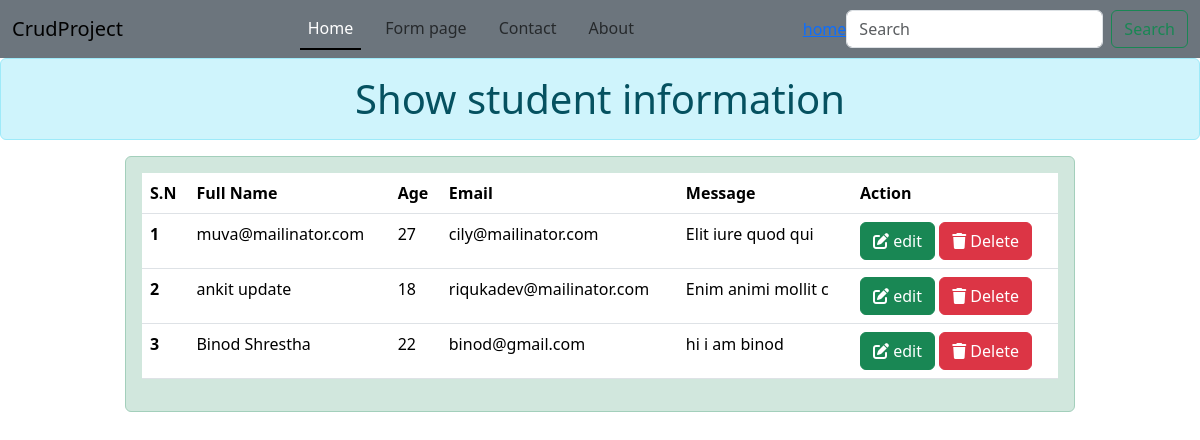
The page / on the database its author committed.
### crud_app/models.py (models this page shows)
class Student(models.Model):
    name=models.CharField(max_length=200,validators=[MinLengthValidator(5)])
    age=models.IntegerField()
    email=models.EmailField(unique=True)
    message=models.TextField()
    isdelete=models.BooleanField(default=False)

### crud_app/views.py (the view)
# urls.py: path("",home,name="home"),
def home(request):
   data=Student.objects.filter(isdelete=False)
   return render(request,'crud_app/home.html',{'data':data})

### crud_app/templates/crud_app/home.html (shortened to what this page needs)
{% extends "base.html" %}
{% block content %}
<h1 class="text-center alert alert-info">Show student information</h1>
<div class="container">
   <div class="row">
       <div class="col-10 mx-auto alert alert-success">
           <table class="table">
               <thead>
                 <tr>
                   <th scope="col">S.N</th>
                   <th scope="col">Full Name</th>
                   <th scope="col">Age</th>
                   <th scope="col">Email</th>
                   <th>Message</th>
                   <th>Action</th>
                 </tr>
               </thead>
               <tbody>
                {% for i in data %}
                 <tr>
                   <th scope="row">{{forloop.counter}}</th>
                   <td>{{i.name}}</td>
                   <td>{{i.age}}</td>
                   <td>{{i.email}}</td>
                   <td>{{i.message}}</td>
                   <td>
                    <a href="{% url 'edit' i.id %}"><button class="btn btn-success"><i class="fa-solid fa-pen-to-square"></i> edit</button></a>
                    <a href="{% url 'delete_data' i.id %}"><button class="btn btn-danger"><i class="fa-solid fa-trash"></i> Delete</button></a>
                   </td>
                 </tr>
                 {% endfor %}
               </tbody>
             </table>
       </div>
   </div>
</div>
{% endblock content %}

### crud_app/templates/base.html (shortened to what this page needs)
<!DOCTYPE html>
<html lang="en">
<head>
    <link href="https://cdn.jsdelivr.net/npm/bootstrap@5.3.3/dist/css/bootstrap.min.css" rel="stylesheet">
    <link rel="stylesheet" href="https://cdnjs.cloudflare.com/ajax/libs/font-awesome/6.7.2/css/all.min.css" />
</head>
<body>
    <nav class="navbar navbar-expand-lg bg-secondary">
        <div class="container-fluid">
          <a class="navbar-brand" href="#">CrudProject</a>
          <div class="collapse navbar-collapse" id="navbarSupportedContent">
            <ul class="navbar-nav mx-auto gap-3 mb-2 mb-lg-0">
              <li class="nav-item">
                <a class="nav-link {% if request.path == '/'  %}
                  active
                {% endif %}" aria-current="page" href="{% url 'home' %}">Home</a>
              </li>
              <li class="nav-item">
                <a class="nav-link  " href="{% url 'form' %}">Form page</a>
              </li>
              <li class="nav-item">
                <a class="nav-link  " href="{% url 'contact' %}">Contact</a>
              </li>
              <li class="nav-item">
                <a class="nav-link  " href="{% url 'about' %}">About</a>
              </li>
            </ul>
            <a href="">home</a>
            <form class="d-flex" role="search">
              <input class="form-control me-2" type="search" placeholder="Search" aria-label="Search">
              <button class="btn btn-outline-success" type="submit">Search</button>
            </form>
          </div>
        </div>
      </nav>
      {% block content %}
      {% endblock content %}
</body>
</html>

### crud_app/templates/base.html (style rules this page uses)
.active { color: white !important; border-bottom: 2px solid black; }

### rows shown on the page
Student: name "muva@mailinator.com", age "27", email "cily@mailinator.com", message "Elit iure quod qui"
Student: name "ankit update", age "18", email "riqukadev@mailinator.com", message "Enim animi mollit c"
Student: name "Binod Shrestha", age "22", email "binod@gmail.com", message "hi i am binod"
